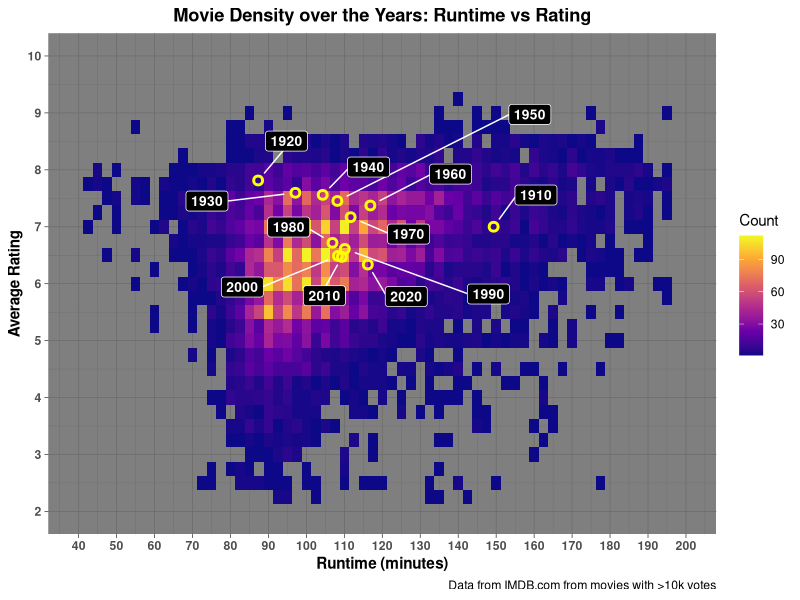
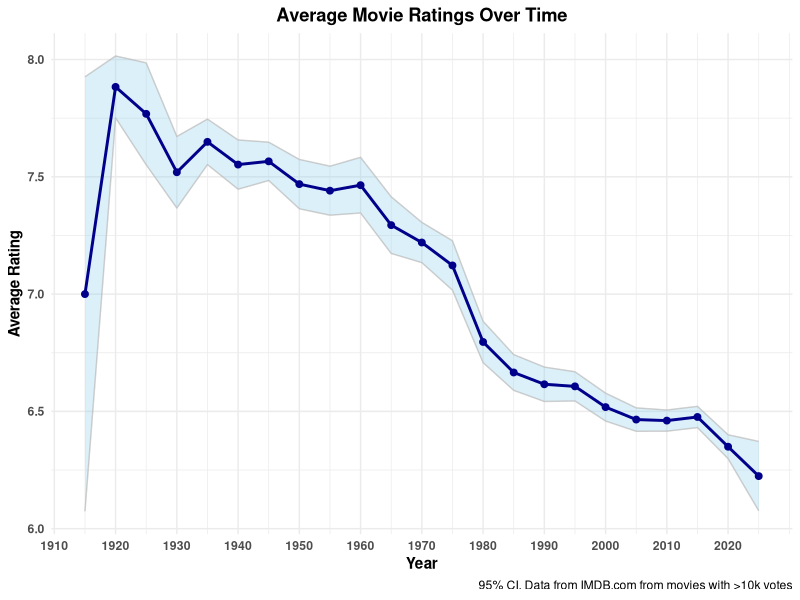
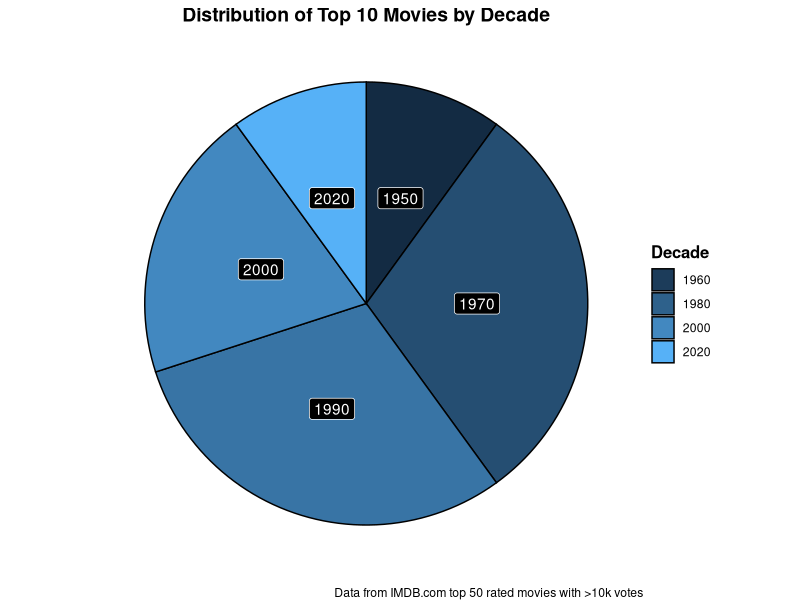

Reproduce these figures in R, in order.
## ---- chunk 1
# initial packages install
packages <- c("ggplot2", "dplyr", "readxl", "tidyr", "forcats", "ggrepel")
# only install packages I haven't installed
missing <- packages[!(packages %in% installed.packages()[,"Package"])]
if (length(missing) > 0) install.packages(missing)

invisible(lapply(packages, library, character.only = TRUE))

## ---- chunk 2
# Data of pull: 12/8/25
IMDBmovieData <- read_excel("MovieDataSTA300.xlsx")
IMDBmovieData <- IMDBmovieData %>%
  mutate(genres = as.character(basics.genres)) %>%
  mutate(across(where(is.character), ~ na_if(., "\\N"))) %>% filter(titleType == "tvMovie" |
                                                                      titleType == "movie", isAdult != 1) %>% select(-basics.genres, -isAdult)
IMDBmovieData$runtimeMinutes <- as.numeric(IMDBmovieData$runtimeMinutes)


# Split 'genres' into multiple rows (one genre per row)
IMDB_long <- IMDBmovieData %>%
  separate_rows(genres, sep = ",") %>%
  mutate(genres = trimws(genres))# remove extra spaces

IMDB_year <- IMDBmovieData %>% filter(!is.na(averageRating) &
                                        !is.na(genres) &
                                        !is.na(startYear)) %>% mutate(year_bin = floor(startYear / 5) * 5) %>%
  group_by(year_bin) %>% summarise(average_rating = mean(averageRating, na.rm = TRUE))

IMDB_runtime <- IMDBmovieData %>% filter(!is.na(averageRating) &
                                           !is.na(genres) &
                                           !is.na(startYear)) %>% 
  mutate(year_bin = floor(startYear / 5) * 5) %>%
  group_by(year_bin) %>% summarise(runtimeMinutes = mean(runtimeMinutes, na.rm = TRUE))

IMDB_heat <- IMDBmovieData %>% filter(!is.na(averageRating) &
                                           !is.na(genres) &
                                           !is.na(startYear)) %>% 
  mutate(year_bin = floor(startYear / 10) * 10) %>% group_by(year_bin) %>% summarise(runtimeMinutes = mean(runtimeMinutes, na.rm = TRUE), average_rating = mean(averageRating, na.rm = TRUE))

IMDB_year_ci <- IMDBmovieData %>% 
  filter(!is.na(averageRating) & !is.na(startYear)) %>%
  mutate(year_bin = floor(startYear / 5) * 5) %>%
  group_by(year_bin) %>% 
  summarise(
    avg_rating = mean(averageRating, na.rm = TRUE),
    se = sd(averageRating, na.rm = TRUE) / sqrt(n()),
    ci_lower = avg_rating - 1.96 * se,  # 95% CI
    ci_upper = avg_rating + 1.96 * se,
    n = n()
  )

IMDB_topMovies <- IMDBmovieData %>% arrange(-averageRating) %>% head(10) %>% mutate(decade = floor(startYear /10) * 10) %>%
  filter(!is.na(startYear)) %>%
  mutate(decade = floor(startYear / 10) * 10) %>%
  count(decade) %>%
  mutate(
    percentage = n / sum(n) * 100,
  )
## ---- chunk 3
# Plot1Labs <- labs(
#     title = "Average Popular Movie Ratings by Year",
#     x = "Year",
#     y = "Average Movie Rating",
#     caption = "Data from IMDB.com from movies with >10k votes"
#   )
# Plot1Theme <- theme_minimal() + theme(plot.title = element_text(hjust = 0.5))
# IMDB_year %>%
#   ggplot(aes(x = year_bin, y = average_rating, fill = average_rating)) +
#   geom_col(col = "gray20") +
#   scale_fill_gradient(low = "#E81B23", high = "#00AEF3", name = "Rating") +
#   coord_cartesian(ylim = c(6, 8)) +
#   scale_y_continuous(breaks = seq(6, 8, by = 0.5)) + Plot1Labs + Plot1Theme
## ---- chunk 4
# Plot1Labs <- labs(
#     title = "Average Popular Movie Ratings by Year",
#     x = "Year",
#     y = "Average Movie Rating",
#     caption = "Data from IMDB.com from movies with >10k votes"
#   )
# Plot1Theme <- theme_minimal() + theme(plot.title = element_text(hjust = 0.5))
# IMDB_runtime %>%
#   ggplot(aes(x = year_bin, y = runtimeMinutes, fill = runtimeMinutes)) +
#   geom_col(col = "gray20") +
#   scale_fill_gradient(low = "#E81B23", high = "#00AEF3", name = "Rating") + coord_cartesian(ylim = c(50, 150)) + scale_y_continuous(breaks = seq(50, 150, by = 10)) + Plot1Labs + Plot1Theme
## ---- chunk 5
HeatmapLabs <- labs(
  title = "Movie Density over the Years: Runtime vs Rating",
  x = "Runtime (minutes)",
  y = "Average Rating",
  caption = "Data from IMDB.com from movies with >10k votes"
)
HeatmapTheme <- theme_dark() + theme(
  axis.text.x = element_text(face = "bold"),
  axis.text.y = element_text(face = "bold"),
  axis.title.x = element_text(face = "bold"),
  axis.title.y = element_text(face = "bold"),
  plot.title = element_text(hjust = 0.5, face = "bold")
)

IMDBmovieData %>%
  mutate(
    runtime_bin = floor(runtimeMinutes / 2.5) * 2.5,
    rating_bin = floor(averageRating / 0.25) * 0.25
  ) %>%
  count(runtime_bin, rating_bin) %>%
  ggplot(aes(x = runtime_bin, y = rating_bin)) +
  geom_tile(aes(fill = n)) +
  geom_point(
    data = IMDB_heat,
    aes(x = runtimeMinutes, y = average_rating),
    shape = 21,
    color = "yellow",
    stroke = 1.5,
    size = 2
  ) +
  geom_label_repel(
    data = IMDB_heat,
    aes(x = runtimeMinutes, y = average_rating, label = year_bin),
    color = "white",
    fill = "black",
    size = 3.5,
    fontface = "bold",
    box.padding = 1,
    point.padding = 1,
    max.overlaps = Inf
  ) +
  scale_fill_viridis_c(option = "plasma", name = "Count") +
  scale_y_continuous(breaks = seq(2, 10, by = 1), limits = c(2, 10)) +
  scale_x_continuous(breaks = seq(40, 200, by = 10), limits = c(40, 200)) +
  HeatmapLabs + HeatmapTheme
## ---- chunk 6
UncertaintyLabs <- labs(
    title = "Average Movie Ratings Over Time",
    x = "Year",
    y = "Average Rating",
    caption = "95% CI. Data from IMDB.com from movies with >10k votes"
  )
UncertaintyTheme <- theme_minimal() + theme(
  axis.text.x = element_text(face = "bold"),
  axis.text.y = element_text(face = "bold"),
  axis.title.x = element_text(face = "bold"),
  axis.title.y = element_text(face = "bold"),
  plot.title = element_text(hjust = 0.5, face = "bold"))
  
ggplot(IMDB_year_ci, aes(x = year_bin, y = avg_rating)) +
  geom_ribbon(aes(ymin = ci_lower, ymax = ci_upper),
              alpha = 0.3,
              fill = "skyblue") +
  geom_line(color = "darkblue", size = 1) + geom_line(aes(x = year_bin, y = ci_upper),
                                                      color = "gray",
                                                      alpha = .75) + 
  geom_line(aes(x = year_bin, y = ci_lower), color = "gray", alpha = .75) + geom_point(color = "darkblue", size = 2) + UncertaintyLabs + UncertaintyTheme +   scale_x_continuous(breaks = seq(1910, 2020, by = 10), limits = c(1915, 2025))
## ---- chunk 7
# Create the pie chart
PieTheme <- theme_void() +
  theme(legend.position = "right",
        legend.title = element_text(face = "bold", size = 12),
        plot.title = element_text(hjust = 0.5, face = "bold", size = 14))
PieLabs <-  labs(title = "Distribution of Top 10 Movies by Decade",
       caption = "Data from IMDB.com top 50 rated movies with >10k votes")

IMDB_topMovies %>% ggplot(aes(x = "", y = n, fill = decade)) +
  geom_col(color = "black") +
    geom_label(aes(label = decade),
             color = "white", fill = "black",
             position = position_stack(vjust = 0.5))  +
  coord_polar(theta = "y") + PieLabs + PieTheme + guides(fill = guide_legend(title = "Decade"))
